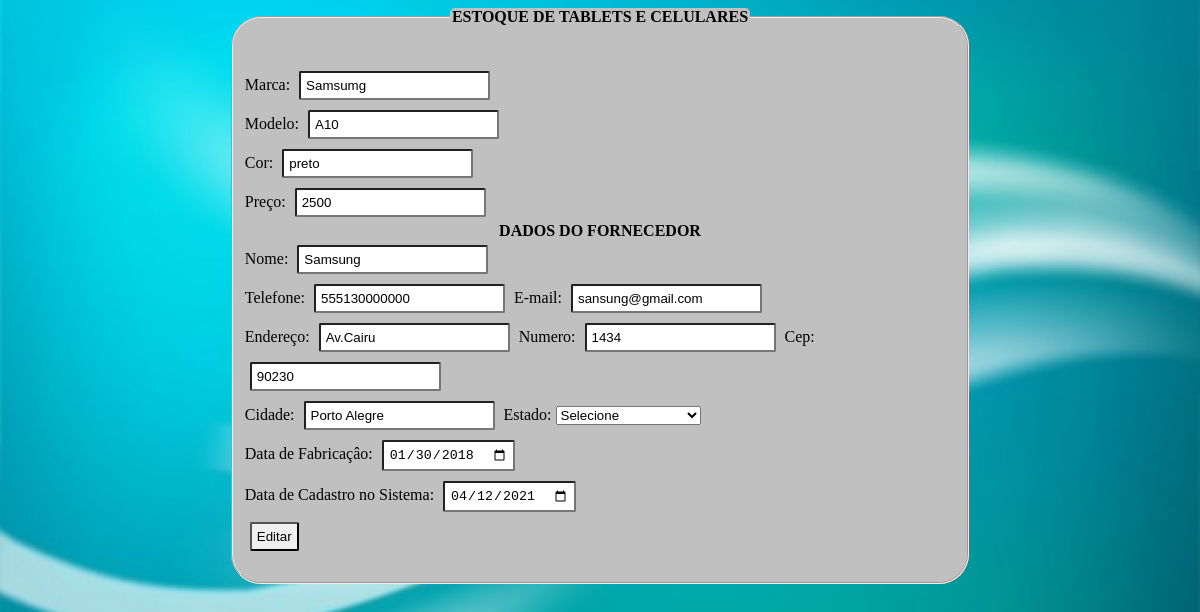
Screenshot of /editar.php?id=24 with the database file from the repository.
### tables this page shows
CREATE TABLE `produtos` (
  `id` int(11) NOT NULL,
  `marca` varchar(50) NOT NULL,
  `modelo` varchar(50) NOT NULL,
  `cor` varchar(50) NOT NULL,
  `preco` float NOT NULL,
  `nome_fornecedor` varchar(100) NOT NULL,
  `telefone` float NOT NULL,
  `email` varchar(100) NOT NULL,
  `endereco` varchar(100) NOT NULL,
  `numero` int(11) NOT NULL,
  `cep` float NOT NULL,
  `cidade` varchar(100) NOT NULL,
  `estado` varchar(100) NOT NULL,
  `data_fabricacao` date NOT NULL,
  `data_cadastro` date NOT NULL
);

### editar.php (the view, shortened to what this page needs)
<?php
include_once 'conexao.php';
$id = filter_input(INPUT_GET, 'id', FILTER_SANITIZE_NUMBER_INT);
?>
<!DOCTYPE html>
<html>
    <head>
     <link rel="stylesheet" type="text/css" href="css/estilo.css">
    </head>
    <body>
        <?php
        $stmt = "SELECT * FROM produtos WHERE id = $id";
        $stmt = $conexao->prepare($stmt);
        $stmt->execute();
        $rs = $stmt->fetch(PDO::FETCH_ASSOC);
        ?>
        <form method="POST" action="update.php">
	       <fieldset>
	      <legend>
	       Estoque de Tablets e Celulares
	      </legend>
	     <p>
	     <br>
	     <label> Marca:</label>
	     <input type="text" name="marca" value="<?php
          if(isset($rs['marca'])) {echo $rs['marca']; }
        ?>" />
	     <br>
	     <label> Modelo: </label>
	     <input type="text" name="modelo" value="<?php
             if(isset($rs['modelo'])) {echo $rs['modelo']; }
        ?>" />
	     <br>
	     <label> Cor: </label>
	     <input type="text" name="cor" value="<?php
             if(isset($rs['cor'])) {echo $rs['cor']; }
        ?>" />
	     <br>
	     <label> Preço: </label>
	     <input type="number" name="preco" value="<?php
             if(isset($rs['preco'])) {echo $rs['preco']; }
         ?>" />
	      <br>
	     <legend>Dados do Fornecedor</legend>
	     <label> Nome: </label>
	     <input type="text" name="nome_fornecedor" value="<?php
             if(isset($rs['nome_fornecedor'])) {echo $rs['nome_fornecedor']; }
         ?>" />
	     <Br>
	     <label> Telefone: </label>
	     <input type="text" name="telefone" min="0" max="11" placeholder="51 999999999" value="<?php
             if(isset($rs['telefone'])) {echo $rs['telefone']; }
        ?>" />
	     <label> E-mail: </label>
	     <input type="email" name="email" value="<?php
             if(isset($rs['email'])) {echo $rs['email']; }
        ?>" />
	     <br>
	     <label> Endereço: <label>
	     <input type="text" name="endereco"  placeholder="Rua" value="<?php
             if(isset($rs['endereco'])) {echo $rs['endereco']; }
        ?>" />
	     <label> Numero: </label>
	     <input type="number" name="numero" placeholder="Nº Rua" value="<?php
             if(isset($rs['numero'])) {echo $rs['numero']; }
        ?>" />
	     <label> Cep: <label>
	     <input type="text"  name="cep" min="0" value="<?php
             if(isset($rs['cep'])) {echo $rs['cep']; }
        ?>" />
	     <br>
	     <label> Cidade: </label>
	     <input type="text" name="cidade" value="<?php
             if(isset($rs['cidade'])) {echo $rs['cidade']; }
        ?>" />
	     <label> Estado: </label>
	     <select name="estado">
	            <option value="vazio"> Selecione </option>
          </select value="<?php
            ?>" >
          <br>
	      <label> Data de Fabricaçâo: </label>
	      <input type="date" name="data_fabricacao" value="<?php
             if(isset($rs['data_fabricacao'])) {echo $rs['data_fabricacao']; }
            ?>" />
	      <br>
	      <label> Data de Cadastro no Sistema: </label>
	      <input type="date" name="data_cadastro" value="<?php
    		 if(isset($rs['data_cadastro'])) {echo $rs['data_cadastro']; }
            ?>" />
	      <br>
        <input name="editar" type="submit" value="Editar">
        </form>
    </body>
</html>

### css/estilo.css (style rules this page uses)
body { background-image:URL(../img/fundo2.jpg); background-attachment:fixed; background-size:100%; }
fieldset { background-color:silver; width:60%; margin:0 auto; border-radius:30px; }
input { padding:5px; margin:5px; border-radius:2px; }
legend { text-align:center; text-transform:uppercase; background-color:silver; font-weight:bold; border-radius:5px; }

### rows the page displays
produtos: marca "Samsumg", modelo "A10", cor "preto", preco "2500", nome_fornecedor "Samsung", telefone "555130000000", email "sansung@gmail.com", endereco "Av.Cairu", numero "1434", cep "90230", cidade "Porto Alegre", data_fabricacao "01/30/2018", data_cadastro "04/12/2021"
